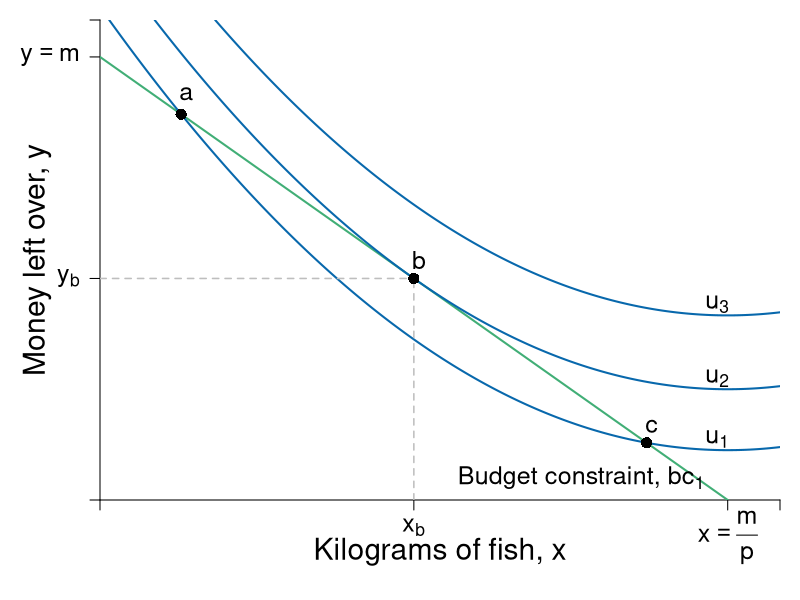

Write the R code that produced this figure.
require(shape)
pdf(file = "constrained_optimization/demand_cd_indiff_init.pdf", width = 9, height = 7)

#Set parameters for graphics
pointsize <- 1.8
axislabelsize <- 1.8
labelsize <- 1.5
namesize <- 1.8
annotatesize <- 1.5
graphlinewidth <- 2
segmentlinewidth <- 1.5

COL <- c("#7fc97f", "#beaed4", "#fdc086", "#ffff99", "#386cb0", "#f0027f", "#bf5b17", "#666666")
COLA <- c("#99d8c9","#66c2a4","#41ae76", "#238b45", "#005824")
COLB <- c("#4eb3d3", "#2b8cbe", "#0868ac","#084081")

#Edited the margins to cater for the larger LHS labels
par(mar =  c(5, 5, 1, 1))

# uA <- function(x, y, alpha = 0.5) {
#   x^(alpha)*y^(1 - alpha)
# }


uA <- function(x, y, rmax = 2, xmax = 12) {
  y + rmax*x - (1/2)*(rmax/xmax)*x^2
}

bcA <- function(x, w = 20, px = 2, py = 1) {
  w/py - (px/py)*x
}


xlims <- c(0, 13)
ylims <- c(0, 13)

npts <- 501 
x <- seq(xlims[1], xlims[2], length.out = npts)
y <- seq(ylims[1], ylims[2], length.out = npts) 
a <- c(13.35, 15, 17)

plot(0, 0, xlim = xlims, ylim = ylims, type = "n",
     xlab = expression(paste("")),
     ylab = expression(paste("")), 
     xaxt = "n", 
     yaxt = "n", 
     cex.lab = axislabelsize, 
     bty = "n",
     xaxs="i", 
     yaxs="i")

# ticksy <- seq(from = 0, to = ylims[2], by = 2)
# ylabels <- seq(from = 0, to = ylims[2], by = 2)
# ticksx <- seq(from = 0, to = xlims[2], by = 2)
# xlabels <- seq(from = 0, to = xlims[2], by = 2)
ticksy <- c(0, 6, 12, ylims[2])
ylabels <- c(NA, expression(paste(y[b])), expression(paste(y == m )), NA)
ticksx <- c(0, 6, 12, xlims[2])
xlabels <- c(NA, expression(paste(x[b])), NA, NA)

axis(1, at = ticksx, pos = 0, labels = xlabels, cex.axis = labelsize)
axis(2, at = ticksy, pos = 0, labels = ylabels, las = 1, cex.axis = labelsize)

text(12, -1, expression(paste(x == frac(m, p) )), cex = labelsize, xpd = TRUE)

npts <- 500 
xx1 <- seq(xlims[1], xlims[2], length.out = npts)

lines(xx1, bcA(xx1, w = 12, px = 1, py = 1), col = COLA[3], lwd = graphlinewidth)
#lines(xx1, indiffA1(xx1, uA = 20, rmax = 2.5, xmax = 10), col = COLB[4], lwd = graphlinewidth)



#mtext(expression(paste("Kilograms of coffee, ", x)), side=1, line = 2.5, cex = axislabelsize)
text(0.5*xlims[2], -1.4,  expression(paste("Kilograms of fish, ", x)), xpd = TRUE, cex = axislabelsize) 
text(-1.2, 0.5*ylims[2], expression(paste("Money left over, ", y)), xpd = TRUE, cex = axislabelsize, srt = 90) 


#Label the iso-welfare functions for the HG, Aisha
text(11.8, 1.65, expression(u[1]), cex = annotatesize)
text(11.8, 3.3, expression(u[2]), cex = annotatesize)
text(11.8, 5.3, expression(u[3]), cex = annotatesize)
#text(6.6, 8.3, expression(u[4]^A))

contour(x, y, 
        outer(x, y, uA),
        drawlabels = FALSE,
        col = COLB[3],
        lwd = graphlinewidth,
        levels = a, 
        xaxs="i", 
        yaxs="i", 
        add = TRUE)

segments(0, 6, 6, 6, lty = 2, col = "gray" , lwd = segmentlinewidth)
segments(6, 0, 6, 6, lty = 2, col = "gray" , lwd = segmentlinewidth)
points(6, 6, pch = 16, col = "black", cex = 1.5)
text(6.1, 6.5, expression(b), cex = annotatesize)


points(1.55, 10.45, pch = 16, col = "black", cex = 1.5)
points(10.45, 1.55, pch = 16, col = "black", cex = 1.5)
text(1.65, 11, expression(a), cex = annotatesize)
text(10.55, 2, expression(c), cex = annotatesize)

text(9.2, 0.6, expression(paste("Budget constraint, ", bc[1])), cex = annotatesize)
#Arrows(10, 9.7, 10, 2.5, col = "black", lty = 1, lwd = 2, arr.type = "triangle", arr.lwd = 0.5)


dev.off()
